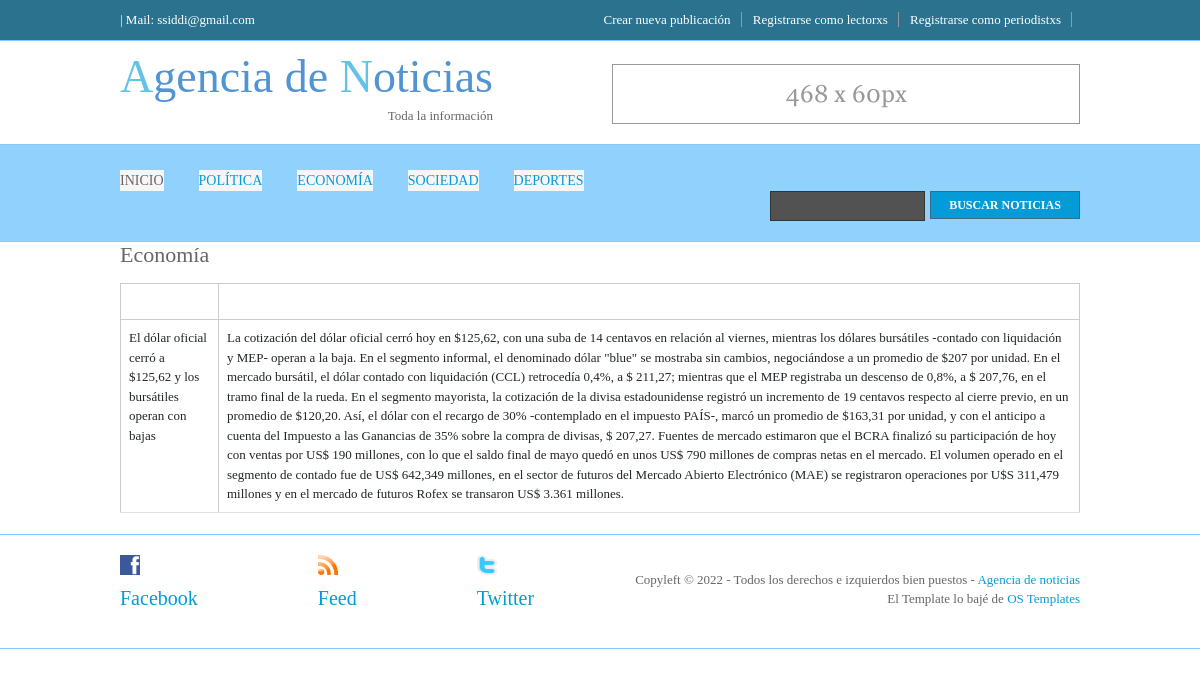
The app's page /portal/economia, older data.
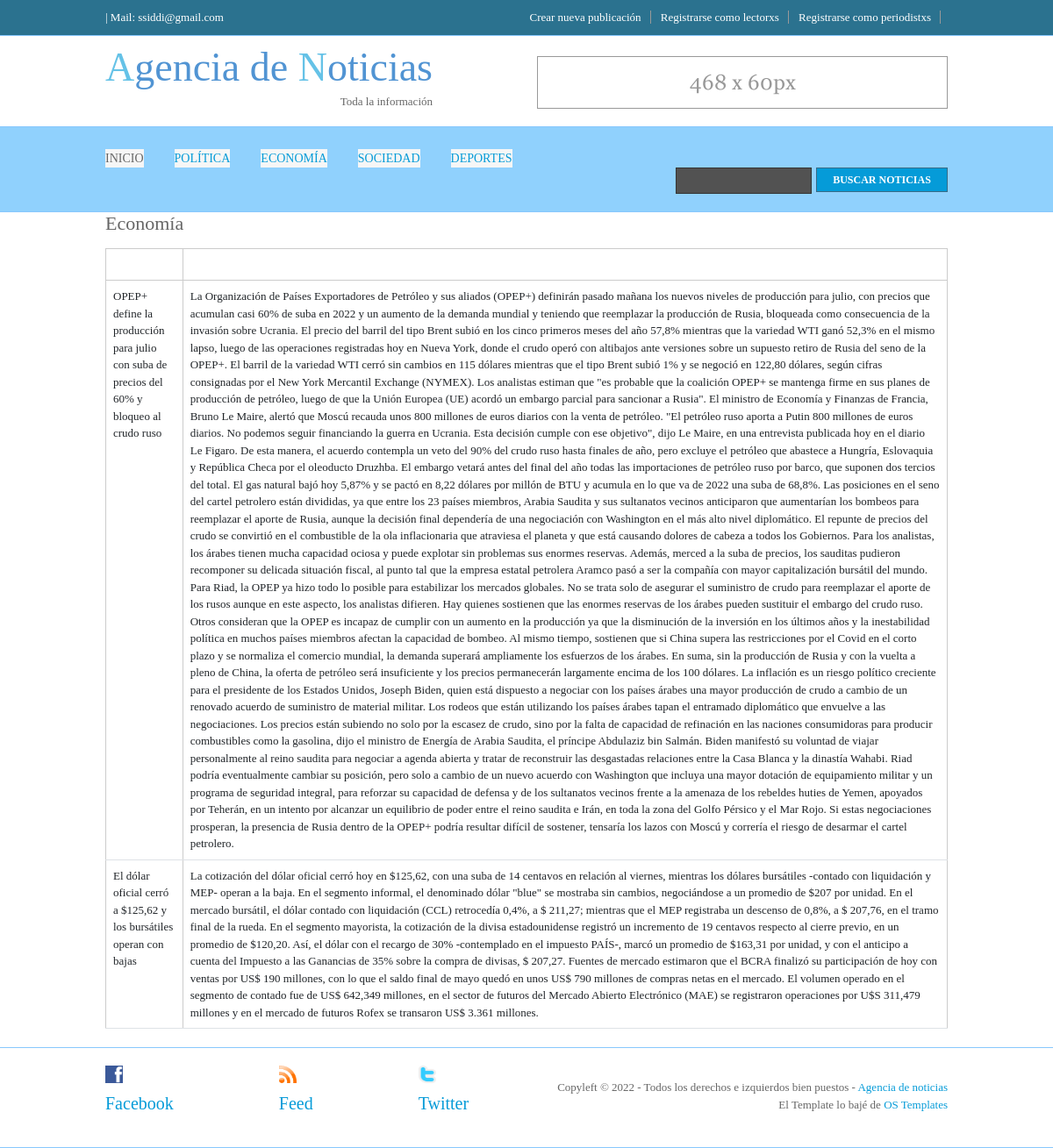
The same page, newer data.
### portal/models.py (models this page shows, shortened)
class Noticia(models.Model):
    seccion = models.CharField(max_length=50)
    titulo = models.CharField(max_length=140)
    bajada = models.CharField(max_length=100000)
    periodistxs = models.CharField(max_length=50)
    email_preiodistxs = models.EmailField()
    publicado = models.BooleanField()
    home = models.BooleanField()

### portal/views.py (the view)
# urls.py: path("economia", views.economia ,name="economia"),
def economia(request):
    noticias = Noticia.objects.all()
    dicc = {"noticias":noticias[::-1]}
    seccion = loader.get_template("2economia.html")
    documento=seccion.render(dicc)
    return HttpResponse(documento)

### portal/templates/2economia.html
{% extends "padre.html" %}
{% load static %}
{% block contenido %}
<div class="wrapper">
  <div id="hpage_cats">
<h1>Economía</h1>
<table class="table">
    <thead>
      <tr>
        <th scope="col">Título</th>
        <th scope="col">Bajada</th>
    </tr>
    </thead>
    <tbody>
      {% for n in noticias %}
       {% if n.seccion == "economia" %}
        <tr>
            <td >{{n.titulo}}</td>
            <td>{{n.bajada}}</td>
        </tr>
       {% endif %}
      {% endfor %}
    </tbody>
  </table>
</div>
</div>
{% endblock %}

Row changes from the older to the newer data that the page shows:
added Noticia: titulo "OPEP+ define la producción para julio con suba de precios del 60% y bloqueo al crudo ruso", bajada "La Organización de Países Exportadores de Petróleo y sus aliados (OPEP+) definirán pasado mañana los nuevos niveles de producción para julio, con precios que acumulan casi 60% de suba en 2022 y un aumento de la demanda mundial y teniendo que reemplazar la producción de Rusia, bloqueada como consecuencia de la invasión sobre Ucrania. El precio del barril del tipo Brent subió en los cinco primeros meses del año 57,8% mientras que la variedad WTI ganó 52,3% en el mismo lapso, luego de las operaciones registradas hoy en Nueva York, donde el crudo operó con altibajos ante versiones sobre un supuesto retiro de Rusia del seno de la OPEP+. El barril de la variedad WTI cerró sin cambios en 115…"
